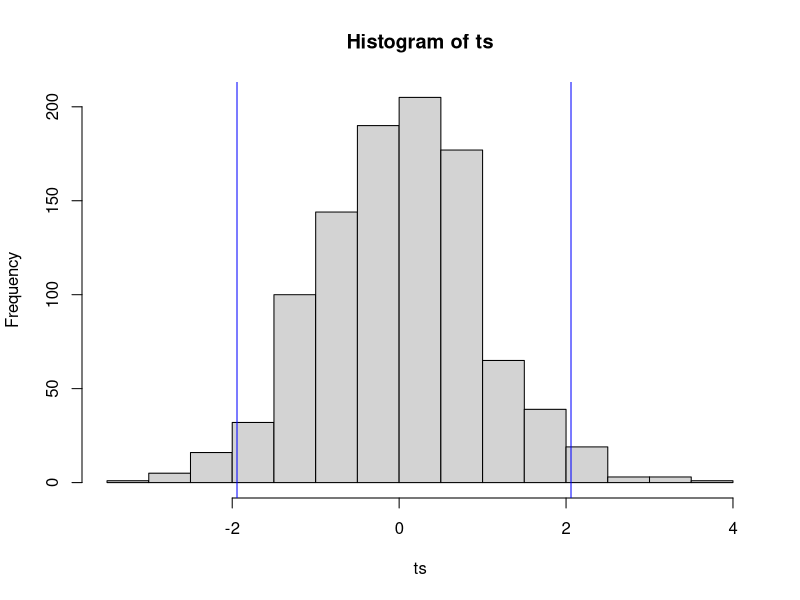

This chart was generated by the following R code:
## ---- chunk 1
xfun::embed_file('salaries.csv')
## ---- chunk 2
salaries.df <- read.csv('salaries.csv')
salaries.df
## ---- chunk 3
n0 <- sum(salaries.df$Sex==0)
n1 <- sum(salaries.df$Sex==1)
m0 <- mean(salaries.df$Salary[salaries.df$Sex==0])
m1 <- mean(salaries.df$Salary[salaries.df$Sex==1])
s0 <- var(salaries.df$Salary[salaries.df$Sex==0])
s1 <- var(salaries.df$Salary[salaries.df$Sex==1])
t0 <- (m0 - m1)/sqrt(s0/n0+s1/n1)
c(t0,m0,m1,sqrt(s0),sqrt(s1))
## ---- chunk 4
n0 <- sum(salaries.df$Sex==0)
n1 <- sum(salaries.df$Sex==1)
n <- n0+n1
randomization.test <- function(M){
  ts <- rep(NA,M)
  for(m in 1:M){
    permute.n <- sample.int(n,n,replace = F)
    re.randomized.group <- salaries.df$Sex[permute.n]
    m0 <- mean(salaries.df$Salary[re.randomized.group==0])
    m1 <- mean(salaries.df$Salary[re.randomized.group==1])
    s0 <- var(salaries.df$Salary[re.randomized.group==0])
    s1 <- var(salaries.df$Salary[re.randomized.group==1])
    ts[m] <- (m0 - m1)/sqrt(s0/n0+s1/n1)
    }
  return(ts)
}

ts <- randomization.test(1000)
hist(ts)
abline(v = quantile(ts, 0.975), col = 'blue')
abline(v = quantile(ts, 0.025), col = 'blue')
## ---- chunk 5
n0 <- sum(salaries.df$Sex==0)
n1 <- sum(salaries.df$Sex==1)
n <- n0+n1
randomization.test <- function(M, df){
  ts <- rep(NA,M)
  for(m in 1:M){
    permute.n <- sample.int(n,n,replace = F)
    re.randomized.group <- df$Sex[permute.n]
    m0 <- mean(df$Salary[re.randomized.group==0])
    m1 <- mean(df$Salary[re.randomized.group==1])
    s0 <- var(df$Salary[re.randomized.group==0])
    s1 <- var(df$Salary[re.randomized.group==1])
    ts[m] <- (m0 - m1)/sqrt(s0/n0+s1/n1)
    }
  return(ts)
}


grid.delta <- seq(from = 400, to = 1400, length.out = 100)
L <- length(grid.delta)
p.value <- rep(NA,L)
reject<-rep(NA, L)            
for(j in 1:L){
temp.df <- salaries.df
temp.df$Salary[temp.df$Sex==1]<-temp.df$Salary[temp.df$Sex==1]-grid.delta[j]
m0 <- mean(temp.df$Salary[temp.df$Sex==0])
m1 <- mean(temp.df$Salary[temp.df$Sex==1])
s0 <- var(temp.df$Salary[temp.df$Sex==0])
s1 <- var(temp.df$Salary[temp.df$Sex==1])
t0 <- (m0 - m1)/sqrt(s0/n0+s1/n1)
test.vals.j <- randomization.test(10000, temp.df)
mean.randomization <- mean(test.vals.j)
p.value[j] <- ifelse(t0 > mean.randomization,sum(abs(test.vals.j)>t0)/10000,sum(-abs(test.vals.j)<t0)/10000)
}
cbind(grid.delta, p.value)
midpoint <- which.max(p.value)
lower.endpoint <- grid.delta[which.min(abs(0.05-p.value[1:midpoint]))]
upper.endpoint <- grid.delta[midpoint+which.min(abs(0.05-p.value[(midpoint+1):L]))]
c(lower.endpoint, upper.endpoint)
